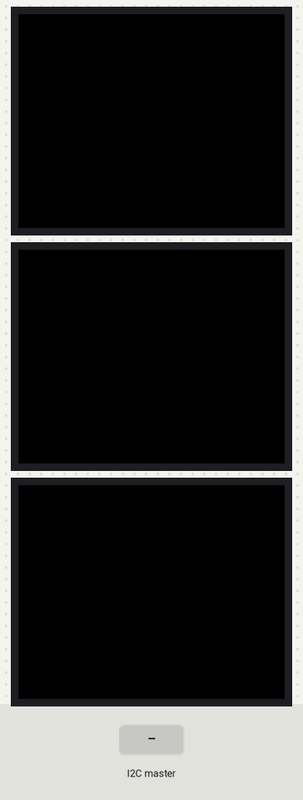
A sketch run on a simulated Arduino Uno, built with avr-gcc and run on an emulated ATmega328P. Parts: 3 × 160×128 colour display. The test bench sets the inputs (shaded band).

Above: at 1.2 s.
1.3 s: the I2C master sends the byte 1
4.3 s: the I2C master sends the byte 0
5.8 s: the I2C master sends the byte 1
At 9.88 s:
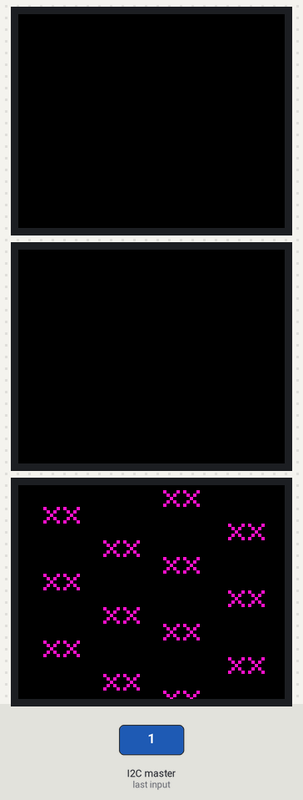
11.6 s: the I2C master sends the byte 0
13.1 s: the I2C master sends the byte 1
At 17.31 s:
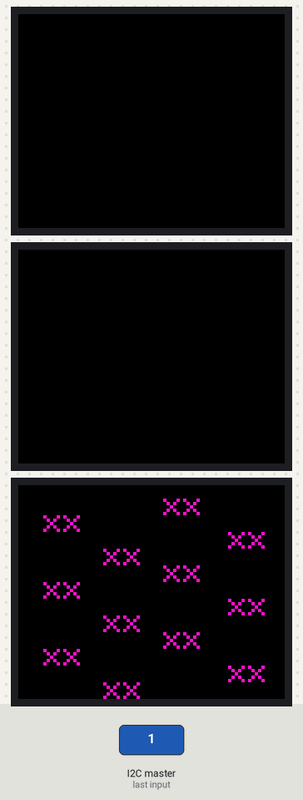
Timing chart, 0 to 18.8 s (numbered marks = the images above; inputs shaded):
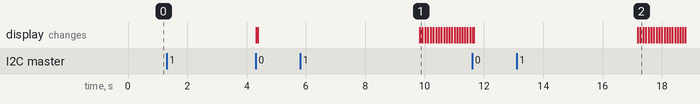

Measured:
- after the input at 1.3 s, every drawn part: stays the same
- after the input at 5.8 s, the display: changes after 4.0 s (image 1)
- after the input at 13.1 s, the display: first changes after 4.1 s (image 2 shows a later state)

The sketch:

arduino_Diana.ino
```cpp
/*********PROJETO 11 PIANO TILES 2.0
ANA MORGADO  2020216657
DIANA MACEDO 2020217658
*********/

// incluem bibliotecas TFT e SPI
#include <TFT.h>
#include <SPI.h>
#include <SD.h>
#include<Wire.h>                //para comunicar entre os 2 arduinos

// definição de pino para Arduino UNO
#define cs1   10
#define cs2   7
#define cs3   4
#define dc1   9
#define dc2   6
#define dc3   3
#define rst1  8
#define rst2  5
#define rst3  2

int numenviado = 0;

void Receber(int x){
  numenviado = Wire.read();
}

// crie uma instância da biblioteca
TFT screen1 = TFT(cs1, dc1, rst1);
TFT screen2 = TFT(cs2, dc2, rst2);
TFT screen3 = TFT(cs3, dc3, rst3);

// screen1
void tft_draw1(TFT& t, int constante){
  //limpe a tela com um fundo preto
  screen1.background(0, 0, 0);
  //defina o tamanho do texto
  screen1.setTextSize(2);
  //gerar uma cor bonita de texto
  screen1.stroke(250, 16, 200);

//1º GRUPO DE 4 QUADRADOS
  //print 1o retangulo no cimo da tela
  screen1.text("   xx      ",15,constante+30);
  //print 2o retangulo no cimo da tela
  screen1.text("         xx",18,constante+20);
  //print 3o retangulo no cimo da tela
  screen1.text("xx         ",15,constante+10);
  //print 4o retangulo no cimo da tela
  screen1.text("      xx   ",15, constante);

//2º GRUPO DE 4 QUADRADOS
  //print 1o retangulo no cimo da tela
  screen1.text("   xx      ",15,constante+30-40);
  //print 2o retangulo no cimo da tela
  screen1.text("         xx",18,constante+20-40);
  //print 3o retangulo no cimo da tela
  screen1.text("xx         ",15,constante+10-40);
  //print 4o retangulo no cimo da tela
  screen1.text("      xx   ",15, constante-40);

//3º GRUPO DE 4 QUADRADOS
  //print 1o retangulo no cimo da tela
  screen1.text("   xx      ",15,constante+30-80);
  //print 2o retangulo no cimo da tela
  screen1.text("         xx",18,constante+20-80);
  //print 3o retangulo no cimo da tela
  screen1.text("xx         ",15,constante+10-80);
  //print 4o retangulo no cimo da tela
  screen1.text("      xx   ",15, constante-80);
//4º GRUPO DE 4 QUADRADOS
  //print 1o retangulo no cimo da tela
  screen1.text("   xx      ",15,constante+30-120);
  //print 2o retangulo no cimo da tela
  screen1.text("         xx",18,constante+20-120);
  //print 3o retangulo no cimo da tela
  screen1.text("xx         ",15,constante+10-120);
  //print 4o retangulo no cimo da tela
  screen1.text("      xx   ",15, constante-120);

//5º GRUPO DE 4 QUADRADOS
  //print 1o retangulo no cimo da tela
  screen1.text("   xx      ",15,constante+30-160);
  //print 2o retangulo no cimo da tela
  screen1.text("         xx",18,constante+20-160);
  //print 3o retangulo no cimo da tela
  screen1.text("xx         ",15,constante+10-160);
  //print 4o retangulo no cimo da tela
  screen1.text("      xx   ",15, constante-160);

//6º GRUPO DE 4 QUADRADOS
  //print 1o retangulo no cimo da tela
  screen1.text("   xx      ",15,constante+30-200);
  //print 2o retangulo no cimo da tela
  screen1.text("         xx",18,constante+20-200);
  //print 3o retangulo no cimo da tela
  screen1.text("xx         ",15,constante+10-200);
  //print 4o retangulo no cimo da tela
  screen1.text("      xx   ",15, constante-200);

//7º GRUPO DE 4 QUADRADOS
  //print 1o retangulo no cimo da tela
  screen1.text("   xx      ",15,constante+30-240);
  //print 2o retangulo no cimo da tela
  screen1.text("         xx",18,constante+20-240);
  //print 3o retangulo no cimo da tela
  screen1.text("xx         ",15,constante+10-240);
  //print 4o retangulo no cimo da tela
  screen1.text("      xx   ",15, constante-240);
}

// screen2
void tft_draw2(TFT& t, int constante){
  //limpe a tela com um fundo preto
  screen2.background(0, 0, 0);
  //defina o tamanho do texto
  screen2.setTextSize(2);
  //gerar uma cor bonita de texto
  screen2.stroke(250, 16, 200);
//1º GRUPO DE 4 QUADRADOS
  //print 1o retangulo no cimo da tela
  screen2.text("   xx      ",15,constante+30);
  //print 2o retangulo no cimo da tela
  screen2.text("         xx",18,constante+20);
  //print 3o retangulo no cimo da tela
  screen2.text("xx         ",15,constante+10);
  //print 4o retangulo no cimo da tela
  screen2.text("      xx   ",15, constante);

//2º GRUPO DE 4 QUADRADOS
  //print 1o retangulo no cimo da tela
  screen2.text("   xx      ",15,constante+30-40);
  //print 2o retangulo no cimo da tela
  screen2.text("         xx",18,constante+20-40);
  //print 3o retangulo no cimo da tela
  screen2.text("xx         ",15,constante+10-40);
  //print 4o retangulo no cimo da tela
  screen2.text("      xx   ",15, constante-40);

//3º GRUPO DE 4 QUADRADOS
  //print 1o retangulo no cimo da tela
  screen2.text("   xx      ",15,constante+30-80);
  //print 2o retangulo no cimo da tela
  screen2.text("         xx",18,constante+20-80);
  //print 3o retangulo no cimo da tela
  screen2.text("xx         ",15,constante+10-80);
  //print 4o retangulo no cimo da tela
  screen2.text("      xx   ",15, constante-80);
//4º GRUPO DE 4 QUADRADOS
  //print 1o retangulo no cimo da tela
  screen2.text("   xx      ",15,constante+30-120);
  //print 2o retangulo no cimo da tela
  screen2.text("         xx",18,constante+20-120);
  //print 3o retangulo no cimo da tela
  screen2.text("xx         ",15,constante+10-120);
  //print 4o retangulo no cimo da tela
  screen2.text("      xx   ",15, constante-120);

//5º GRUPO DE 4 QUADRADOS
  //print 1o retangulo no cimo da tela
  screen2.text("   xx      ",15,constante+30-160);
  //print 2o retangulo no cimo da tela
  screen2.text("         xx",18,constante+20-160);
  //print 3o retangulo no cimo da tela
  screen2.text("xx         ",15,constante+10-160);
  //print 4o retangulo no cimo da tela
  screen2.text("      xx   ",15, constante-160);

//6º GRUPO DE 4 QUADRADOS
  //print 1o retangulo no cimo da tela
  screen2.text("   xx      ",15,constante+30-200);
  //print 2o retangulo no cimo da tela
  screen2.text("         xx",18,constante+20-200);
  //print 3o retangulo no cimo da tela
  screen2.text("xx         ",15,constante+10-200);
  //print 4o retangulo no cimo da tela
  screen2.text("      xx   ",15, constante-200);

//7º GRUPO DE 4 QUADRADOS
  //print 1o retangulo no cimo da tela
  screen2.text("   xx      ",15,constante+30-240);
  //print 2o retangulo no cimo da tela
  screen2.text("         xx",18,constante+20-240);
  //print 3o retangulo no cimo da tela
  screen2.text("xx         ",15,constante+10-240);
  //print 4o retangulo no cimo da tela
  screen2.text("      xx   ",15, constante-240);
}

//screen3
void tft_draw3(TFT& t , int constante){
  //limpe a tela com um fundo preto
  screen3.background(0, 0, 0);
  //defina o tamanho do texto
  screen3.setTextSize(2);
  //gerar uma cor bonita de texto
  screen3.stroke(250, 16, 200);

//1º GRUPO DE 4 QUADRADOS
  //print 1o retangulo no cimo da tela
  screen3.text("   xx      ",15,constante+30);
  //print 2o retangulo no cimo da tela
  screen3.text("         xx",18,constante+20);
  //print 3o retangulo no cimo da tela
  screen3.text("xx         ",15,constante+10);
  //print 4o retangulo no cimo da tela
  screen3.text("      xx   ",15, constante);

//2º GRUPO DE 4 QUADRADOS
  //print 1o retangulo no cimo da tela
  screen3.text("   xx      ",15,constante+30-40);
  //print 2o retangulo no cimo da tela
  screen3.text("         xx",18,constante+20-40);
  //print 3o retangulo no cimo da tela
  screen3.text("xx         ",15,constante+10-40);
  //print 4o retangulo no cimo da tela
  screen3.text("      xx   ",15, constante-40);

//3º GRUPO DE 4 QUADRADOS
  //print 1o retangulo no cimo da tela
  screen3.text("   xx      ",15,constante+30-80);
  //print 2o retangulo no cimo da tela
  screen3.text("         xx",18,constante+20-80);
  //print 3o retangulo no cimo da tela
  screen3.text("xx         ",15,constante+10-80);
  //print 4o retangulo no cimo da tela
  screen3.text("      xx   ",15, constante-80);
//4º GRUPO DE 4 QUADRADOS
  //print 1o retangulo no cimo da tela
  screen3.text("   xx      ",15,constante+30-120);
  //print 2o retangulo no cimo da tela
  screen3.text("         xx",18,constante+20-120);
  //print 3o retangulo no cimo da tela
  screen3.text("xx         ",15,constante+10-120);
  //print 4o retangulo no cimo da tela
  screen3.text("      xx   ",15, constante-120);

//5º GRUPO DE 4 QUADRADOS
  //print 1o retangulo no cimo da tela
  screen3.text("   xx      ",15,constante+30-160);
  //print 2o retangulo no cimo da tela
  screen3.text("         xx",18,constante+20-160);
  //print 3o retangulo no cimo da tela
  screen3.text("xx         ",15,constante+10-160);
  //print 4o retangulo no cimo da tela
  screen3.text("      xx   ",15, constante-160);

//6º GRUPO DE 4 QUADRADOS
  //print 1o retangulo no cimo da tela
  screen3.text("   xx      ",15,constante+30-200);
  //print 2o retangulo no cimo da tela
  screen3.text("         xx",18,constante+20-200);
  //print 3o retangulo no cimo da tela
  screen3.text("xx         ",15,constante+10-200);
  //print 4o retangulo no cimo da tela
  screen3.text("      xx   ",15, constante-200);

//7º GRUPO DE 4 QUADRADOS
  //print 1o retangulo no cimo da tela
  screen3.text("   xx      ",15,constante+30-240);
  //print 2o retangulo no cimo da tela
  screen3.text("         xx",18,constante+20-240);
  //print 3o retangulo no cimo da tela
  screen3.text("xx         ",15,constante+10-240);
  //print 4o retangulo no cimo da tela
  screen3.text("      xx   ",15, constante-240);
}

void setup() {
    screen1.begin();
    screen2.begin();
    screen3.begin();

Serial.begin(9600);

    Wire.begin(1);
    Wire.onReceive(Receber);    //Quando o outro arduino enviar um novo valor, este recebe (iniciando a função Receber)
}

void loop() {
  int coordenada;
  numenviado = 0;

  //Colocar os 3 ecrãs a preto
  screen1.background(0, 0, 0);
  screen2.background(0, 0, 0);
  screen3.background(0, 0, 0);

  if(numenviado==1){
    for (coordenada = 0; coordenada< 2000; coordenada=coordenada+5){
      tft_draw1(screen1, coordenada+300);
      tft_draw2(screen2, coordenada+300-128);
      tft_draw3(screen3, coordenada+300-256);
      if (numenviado==0){
        coordenada = 3000;    //para acabar o ciclo
      }
    }
  }
}
```
